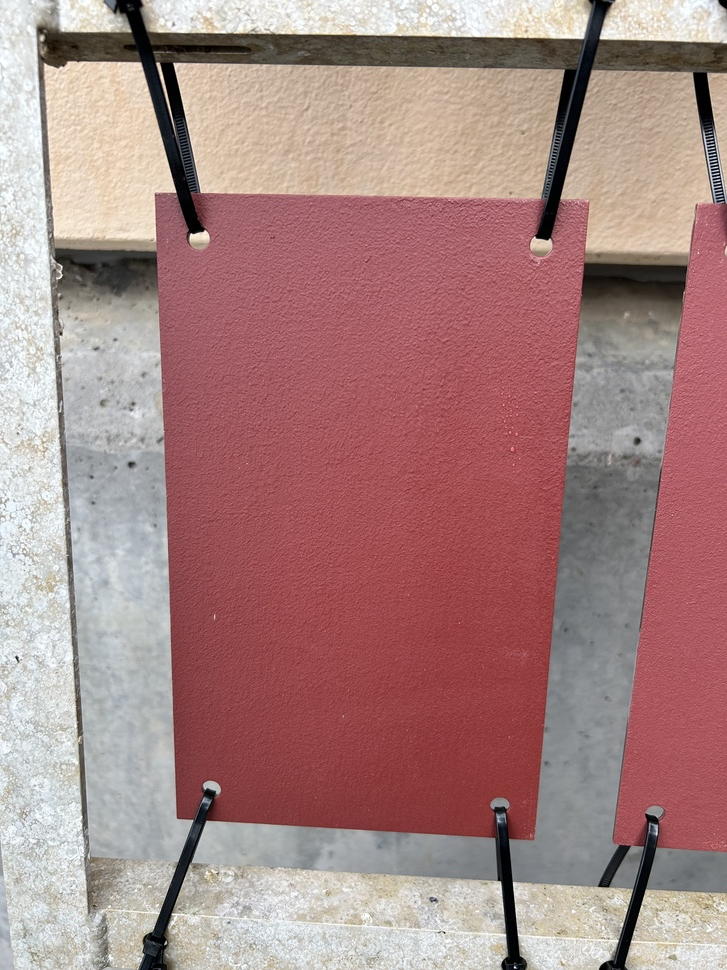
#> input picture Module 1 - Data/Months/Month 0/IMG_1008.JPG, 727 x 970 px, shrunk from 3024 x 4032 before the run, found by its file name; its folder holds only this picture in this run
$ python Modul2RGBALL.py
#> lines starting #> are read from the running program, lines starting #| are printed output that depends on the picture
import os
import cv2
import numpy as np
import matplotlib.pyplot as plt

def plot_combined_rgb_histogram(folder_path):
    # Initialize combined histograms for R, G, B channels
    hist_r = np.zeros(256)
    hist_g = np.zeros(256)
    hist_b = np.zeros(256)
    total_pixels = 0

    # Iterate through the folder and process each image
    for filename in os.listdir(folder_path):
        if filename.lower().endswith(('.png', '.jpg', '.jpeg', '.bmp', '.tiff')):
            image_path = os.path.join(folder_path, filename)
            image = cv2.imread(image_path)
#> image is the input picture: shape (970, 727, 3); mean B, G, R 130.6, 132.6, 167.6

            if image is None:
                print(f"Warning: Failed to load {filename}")
                continue

            b, g, r = cv2.split(image)
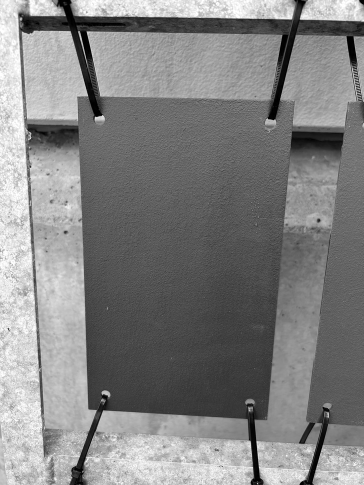
#> b: shape (970, 727) (shown at 1/2 size); min 0, max 255, mean 130.6
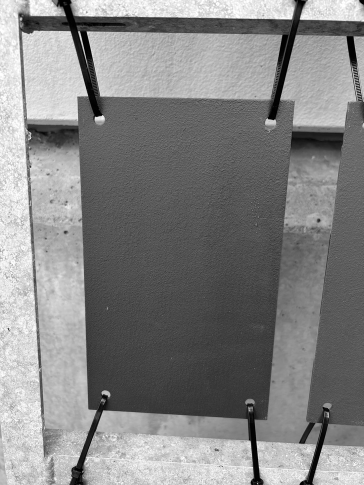
#> g: shape (970, 727) (shown at 1/2 size); min 0, max 255, mean 132.6
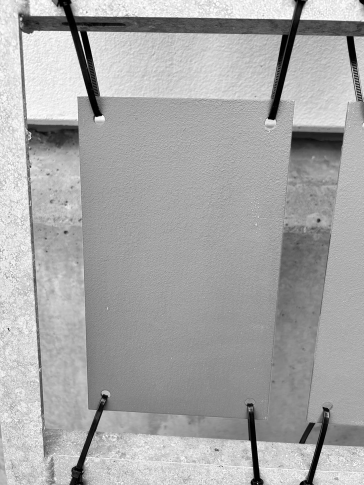
#> r: shape (970, 727) (shown at 1/2 size); min 0, max 255, mean 167.6

            hist_r += cv2.calcHist([r], [0], None, [256], [0, 256]).flatten()
#> hist_r = 256 values, max 9065 at index 166, min 228 at index 43, mean 2754.6
            hist_g += cv2.calcHist([g], [0], None, [256], [0, 256]).flatten()
#> hist_g = 256 values, max 6991 at index 86, min 257 at index 15, mean 2754.6
            hist_b += cv2.calcHist([b], [0], None, [256], [0, 256]).flatten()
#> hist_b = 256 values, max 6294 at index 94, min 327 at index 20, mean 2754.6
            total_pixels += r.size

    # Normalize
    hist_r /= total_pixels
#> hist_r = 256 values, max 0.0129 at index 166, min 0.000323 at index 43, mean 0.00391
    hist_g /= total_pixels
#> hist_g = 256 values, max 0.00991 at index 86, min 0.000364 at index 15, mean 0.00391
    hist_b /= total_pixels
#> hist_b = 256 values, max 0.00893 at index 94, min 0.000464 at index 20, mean 0.00391

    plt.figure(figsize=(8, 6))
    plt.plot(hist_r, color='red', label='Red')
    plt.plot(hist_g, color='green', label='Green')
    plt.plot(hist_b, color='blue', label='Blue')
    plt.title('Combined RGB Histogram')
    plt.xlabel('Pixel Intensity')
    plt.ylabel('Normalized Frequency')
    plt.legend()
    plt.show()
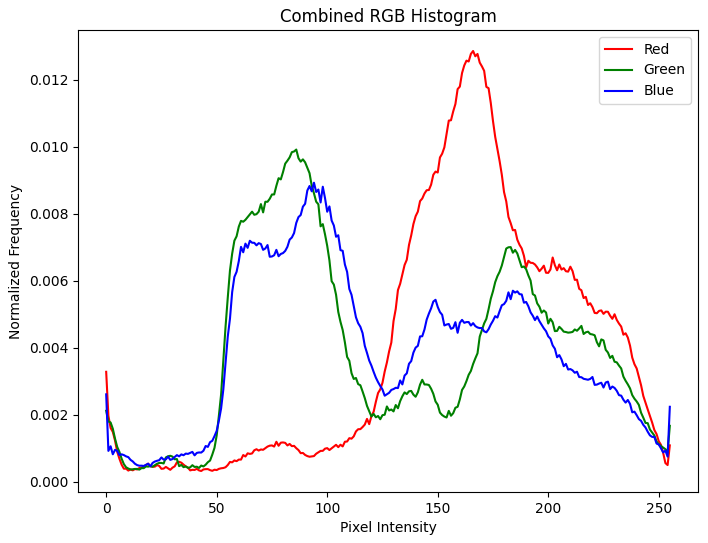
#> figure drawn by matplotlib, 1 panel; curve peaks at x = 166, y = 0.0129; curve peaks at x = 86, y = 0.00991; curve peaks at x = 94, y = 0.00893


folder_path = "/Users/sturejaque/Documents/GitHub/P6_Anti_Fouling/Months/Month 0"
plot_combined_rgb_histogram(folder_path)

$ run again, on Module 1 - Data/Months/Month 0/IMG_1012.JPG
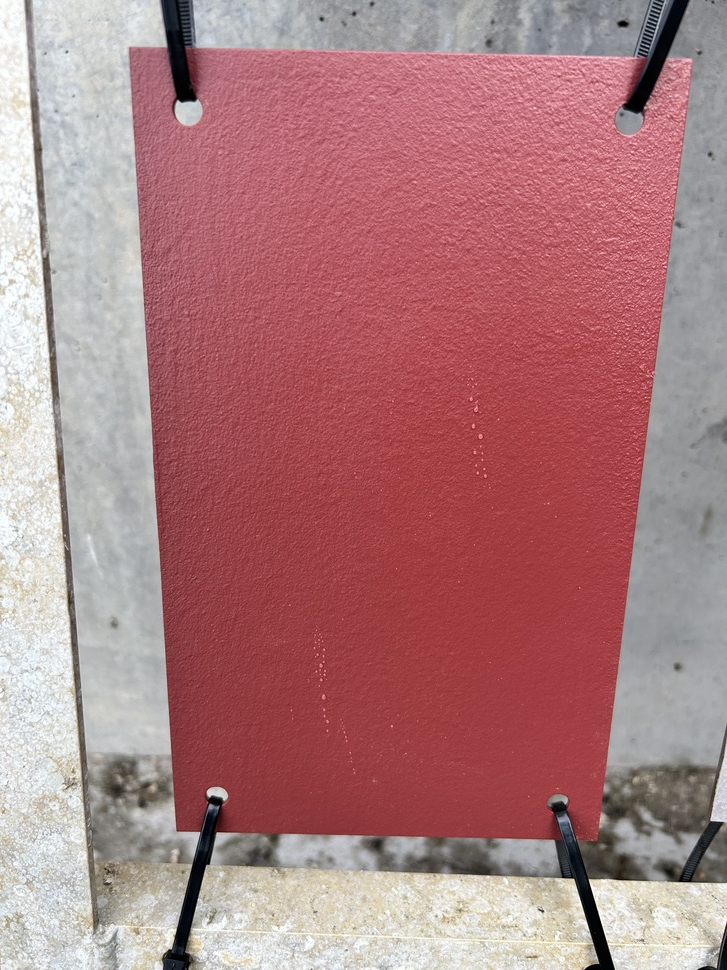
#> input picture Module 1 - Data/Months/Month 0/IMG_1012.JPG, 727 x 970 px, shrunk from 3024 x 4032 before the run, found by its file name
#> in plot_combined_rgb_histogram, image is the input picture: shape (970, 727, 3); mean B, G, R 127.3, 124.6, 173.2
#> in plot_combined_rgb_histogram, `b, g, r = cv2.split(image)`:
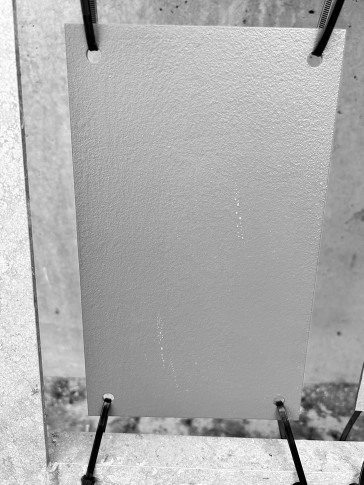
#> r: shape (970, 727) (shown at 1/2 size); min 0, max 255, mean 173.2
#> in plot_combined_rgb_histogram, `hist_r += cv2.calcHist([r], [0], None, [256], [0, 256]).flatten()`: hist_r = 256 values, max 13876 at index 159, min 86 at index 47, mean 2754.6
#> in plot_combined_rgb_histogram, `hist_g += cv2.calcHist([g], [0], None, [256], [0, 256]).flatten()`: hist_g = 256 values, max 14422 at index 61, min 125 at index 21, mean 2754.6
#> in plot_combined_rgb_histogram, `hist_b += cv2.calcHist([b], [0], None, [256], [0, 256]).flatten()`: hist_b = 256 values, max 13975 at index 66, min 121 at index 27, mean 2754.6
#> in plot_combined_rgb_histogram, `hist_r /= total_pixels`: hist_r = 256 values, max 0.0197 at index 159, min 0.000122 at index 47, mean 0.00391
#> in plot_combined_rgb_histogram, `hist_g /= total_pixels`: hist_g = 256 values, max 0.0205 at index 61, min 0.000177 at index 21, mean 0.00391
#> in plot_combined_rgb_histogram, `hist_b /= total_pixels`: hist_b = 256 values, max 0.0198 at index 66, min 0.000172 at index 27, mean 0.00391
#> in plot_combined_rgb_histogram, `plt.show()`:
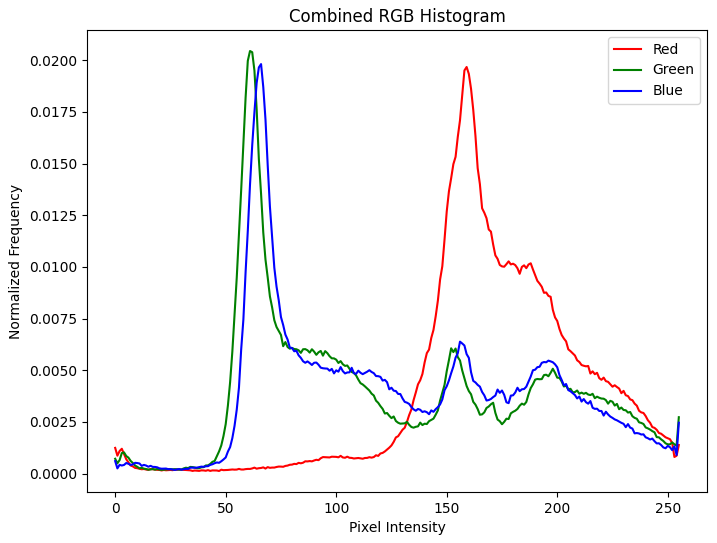
#> figure drawn by matplotlib, 1 panel; curve peaks at x = 159, y = 0.0197; curve peaks at x = 61, y = 0.0205; curve peaks at x = 66, y = 0.0198

$ run again, on Module 1 - Data/Months/Month 0/IMG_1013.JPG
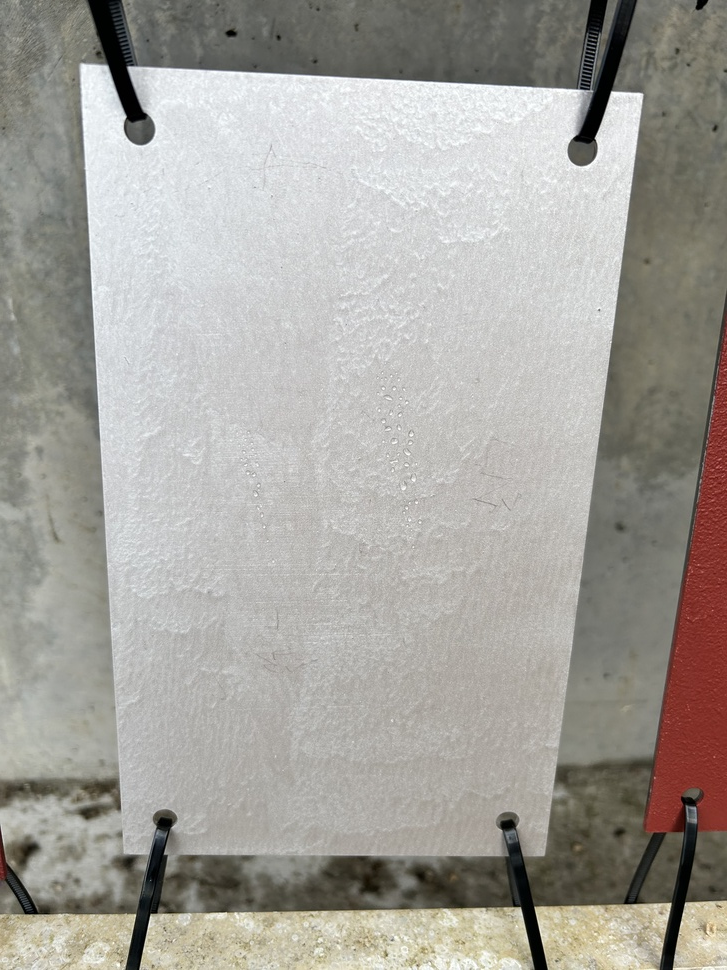
#> input picture Module 1 - Data/Months/Month 0/IMG_1013.JPG, 727 x 970 px, shrunk from 3024 x 4032 before the run, found by its file name
#> in plot_combined_rgb_histogram, image is the input picture: shape (970, 727, 3); mean B, G, R 156.1, 162.1, 164.8
#> in plot_combined_rgb_histogram, `b, g, r = cv2.split(image)`:
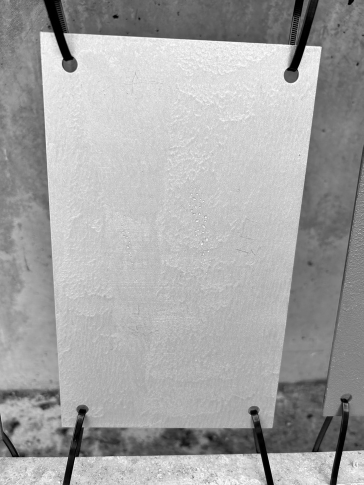
#> r: shape (970, 727) (shown at 1/2 size); min 0, max 255, mean 164.8
#> in plot_combined_rgb_histogram, `hist_r += cv2.calcHist([r], [0], None, [256], [0, 256]).flatten()`: hist_r = 256 values, max 7772 at index 202, min 54 at index 253, mean 2754.6
#> in plot_combined_rgb_histogram, `hist_g += cv2.calcHist([g], [0], None, [256], [0, 256]).flatten()`: hist_g = 256 values, max 6910 at index 173, min 185 at index 12, mean 2754.6
#> in plot_combined_rgb_histogram, `hist_b += cv2.calcHist([b], [0], None, [256], [0, 256]).flatten()`: hist_b = 256 values, max 6564 at index 169, min 207 at index 13, mean 2754.6
#> in plot_combined_rgb_histogram, `hist_r /= total_pixels`: hist_r = 256 values, max 0.011 at index 202, min 7.66e-05 at index 253, mean 0.00391
#> in plot_combined_rgb_histogram, `hist_g /= total_pixels`: hist_g = 256 values, max 0.0098 at index 173, min 0.000262 at index 12, mean 0.00391
#> in plot_combined_rgb_histogram, `hist_b /= total_pixels`: hist_b = 256 values, max 0.00931 at index 169, min 0.000294 at index 13, mean 0.00391
#> in plot_combined_rgb_histogram, `plt.show()`:
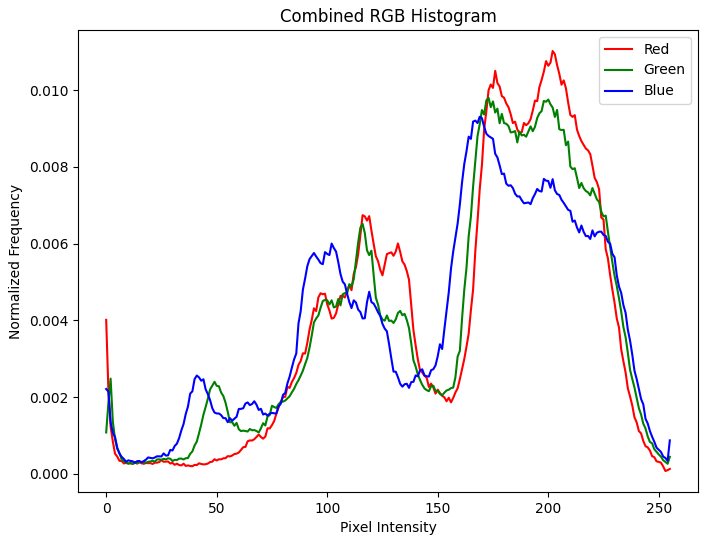
#> figure drawn by matplotlib, 1 panel; curve peaks at x = 202, y = 0.011; curve peaks at x = 173, y = 0.0098; curve peaks at x = 169, y = 0.00931
